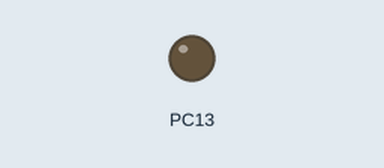
This sketch was run on a simulated STM32 Blue Pill. On the bench: output pins drawn as LEDs (lit = HIGH). What the sketch prints to the serial monitor is not drawn.

Above: at 0.05 s.
Timing chart, 0 to 5.5 s (numbered marks = the images above):
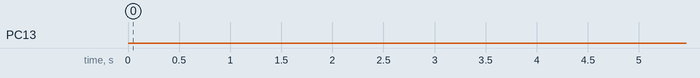

The sketch:

baud_change1.ino
```cpp
/*
  Analog input, serial output

  Reads an analog input pin, prints the results to the serial monitor.

  The circuit:

  * Potentiometer connected to analog pin 15.
  * Center pin of the potentiometer goes to the analog pin.
  * Side pins of the potentiometer go to +3.3V (VCC) and ground

  created over and over again
  by Tom Igoe and everyone who's ever used Arduino

  Ported to Maple 27 May, 2010 by Bryan Newbold
*/

// Analog input pin.  You may need to change this number if your board
// can't do analog input on pin 15.
 const int analogInputPin0 = 0;
 const int analogInputPin1 = 1;
 const int analogInputPin2 = 2;

 byte inCmdByte = 0;    // for incoming serial data (command) from PC
 byte SmplFlag = 0;     // flag for sampling (1 = go, 0 = stop)
 int Sample[3];         // define 3x integer array for sample readings


void setup() {
  // Declare analogInputPin as INPUT_ANALOG:
    pinMode(analogInputPin0, INPUT_ANALOG);
    pinMode(analogInputPin1, INPUT_ANALOG);
    pinMode(analogInputPin1, INPUT_ANALOG);
    pinMode(PC13, OUTPUT);
  	Serial.begin(38400); // Ignored by Maple. But needed by boards using Hardware serial via a USB to Serial Adaptor
       SmplFlag = 1 ;
}

unsigned long cur_time, last_time,i;
char buffer[25];


void loop()
{


 if (SmplFlag == 0 )     // now if sample flag is raised,
  {
    digitalWrite(PC13, HIGH);  // and turn on LED2.
    delay(100);          // Wait for 10 milliseconds)
    digitalWrite(PC13, LOW);  // and turn on LED2
    delay(100);          // Wait for 10 milliseconds)

  }
  delay(1000);          // Wait for 10 milliseconds)
  delay(1000);          // Wait for 10 milliseconds)
  delay(1000);          // Wait for 10 milliseconds)
  delay(1000);          // Wait for 10 milliseconds)


  cur_time = millis();
  if (SmplFlag == 1 )     // now if sample flag is raised,
  {
    delay(1000);          // Wait for 10 milliseconds)
    sprintf( buffer, "AT+NAME=EEG_BOARD\r\n" );
    Serial.write(buffer);
    delay(1000);          // Wait for 10 milliseconds)
    delay(1000);          // Wait for 10 milliseconds)
    sprintf( buffer, "AT+UART=115200,1,0\r\n" );
    Serial.write(buffer);
    delay(1000);          // Wait for 10 milliseconds)
    delay(1000);          // Wait for 10 milliseconds)
    sprintf( buffer, "AT+PSWD=1122\r\n" );
    delay(1000);          // Wait for 10 milliseconds)
    Serial.write(buffer);
    SmplFlag = 0;               // finally clear sample flag
  }

}   // end of loop() code and sketch
```

Measured:
- by itself, PC13: LOW → HIGH at 10.0 s, → LOW 0.10 s later, → HIGH 4.1 s later, → LOW 0.10 s later, … (58 changes in this stretch)
